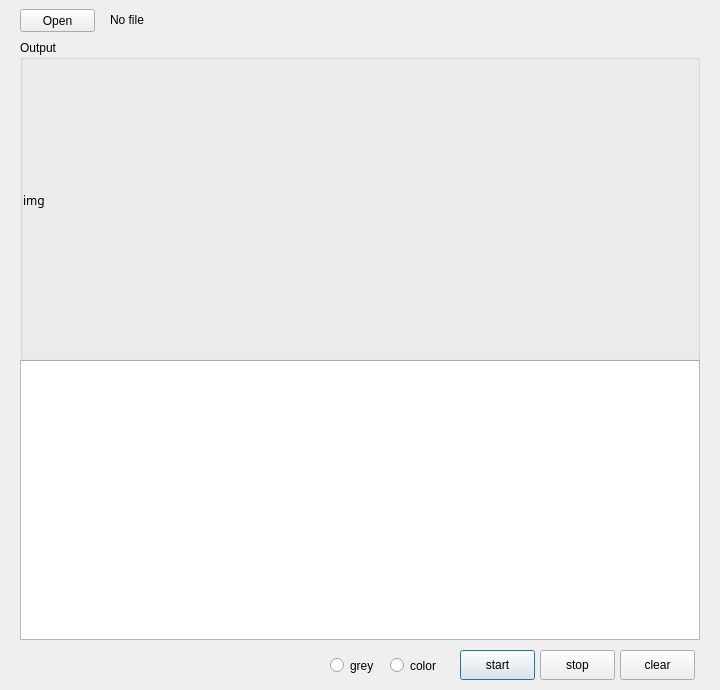
<?xml version="1.0" encoding="UTF-8"?>
<ui version="4.0">
 <class>Dialog</class>
 <widget class="QDialog" name="Dialog">
  <property name="enabled">
   <bool>true</bool>
  </property>
  <property name="geometry">
   <rect>
    <x>0</x>
    <y>0</y>
    <width>720</width>
    <height>690</height>
   </rect>
  </property>
  <property name="windowTitle">
   <string>Pixel art</string>
  </property>
  <widget class="QLabel" name="label_filename">
   <property name="geometry">
    <rect>
     <x>110</x>
     <y>10</y>
     <width>500</width>
     <height>20</height>
    </rect>
   </property>
   <property name="text">
    <string>No file</string>
   </property>
  </widget>
  <widget class="QPushButton" name="pushButton_start">
   <property name="geometry">
    <rect>
     <x>460</x>
     <y>650</y>
     <width>75</width>
     <height>30</height>
    </rect>
   </property>
   <property name="text">
    <string>start</string>
   </property>
  </widget>
  <widget class="QPushButton" name="pushButton_stop">
   <property name="geometry">
    <rect>
     <x>540</x>
     <y>650</y>
     <width>75</width>
     <height>30</height>
    </rect>
   </property>
   <property name="text">
    <string>stop</string>
   </property>
  </widget>
  <widget class="QPushButton" name="pushButton_open">
   <property name="geometry">
    <rect>
     <x>20</x>
     <y>9</y>
     <width>75</width>
     <height>23</height>
    </rect>
   </property>
   <property name="text">
    <string>Open</string>
   </property>
  </widget>
  <widget class="QTextEdit" name="textEdit_contents">
   <property name="geometry">
    <rect>
     <x>20</x>
     <y>360</y>
     <width>680</width>
     <height>280</height>
    </rect>
   </property>
   <property name="font">
    <font>
     <family>바탕체</family>
     <pointsize>6</pointsize>
     <weight>50</weight>
     <bold>false</bold>
    </font>
   </property>
  </widget>
  <widget class="QLabel" name="label_image">
   <property name="geometry">
    <rect>
     <x>20</x>
     <y>50</y>
     <width>680</width>
     <height>300</height>
    </rect>
   </property>
   <property name="font">
    <font>
     <family>굴림</family>
     <pointsize>9</pointsize>
    </font>
   </property>
   <property name="toolTip">
    <string/>
   </property>
   <property name="frameShadow">
    <enum>QFrame::Sunken</enum>
   </property>
   <property name="text">
    <string> img</string>
   </property>
  </widget>
  <widget class="QPushButton" name="pushButton_clear">
   <property name="geometry">
    <rect>
     <x>620</x>
     <y>650</y>
     <width>75</width>
     <height>30</height>
    </rect>
   </property>
   <property name="text">
    <string>clear</string>
   </property>
  </widget>
  <widget class="QGroupBox" name="Output">
   <property name="geometry">
    <rect>
     <x>20</x>
     <y>40</y>
     <width>680</width>
     <height>321</height>
    </rect>
   </property>
   <property name="title">
    <string>Output</string>
   </property>
  </widget>
  <widget class="QRadioButton" name="radioButton">
   <property name="geometry">
    <rect>
     <x>330</x>
     <y>658</y>
     <width>60</width>
     <height>15</height>
    </rect>
   </property>
   <property name="text">
    <string>grey</string>
   </property>
  </widget>
  <widget class="QRadioButton" name="radioButton_2">
   <property name="geometry">
    <rect>
     <x>390</x>
     <y>658</y>
     <width>60</width>
     <height>15</height>
    </rect>
   </property>
   <property name="text">
    <string>color</string>
   </property>
  </widget>
 </widget>
 <resources/>
 <connections>
  <connection>
   <sender>pushButton_start</sender>
   <signal>clicked()</signal>
   <receiver>Dialog</receiver>
   <slot>start()</slot>
   <hints>
    <hint type="sourcelabel">
     <x>497</x>
     <y>640</y>
    </hint>
    <hint type="destinationlabel">
     <x>160</x>
     <y>278</y>
    </hint>
   </hints>
  </connection>
  <connection>
   <sender>pushButton_stop</sender>
   <signal>clicked()</signal>
   <receiver>Dialog</receiver>
   <slot>stop()</slot>
   <hints>
    <hint type="sourcelabel">
     <x>574</x>
     <y>640</y>
    </hint>
    <hint type="destinationlabel">
     <x>180</x>
     <y>243</y>
    </hint>
   </hints>
  </connection>
  <connection>
   <sender>pushButton_open</sender>
   <signal>clicked()</signal>
   <receiver>Dialog</receiver>
   <slot>loadImageFromFile()</slot>
   <hints>
    <hint type="sourcelabel">
     <x>58</x>
     <y>33</y>
    </hint>
    <hint type="destinationlabel">
     <x>85</x>
     <y>185</y>
    </hint>
   </hints>
  </connection>
  <connection>
   <sender>pushButton_clear</sender>
   <signal>clicked()</signal>
   <receiver>Dialog</receiver>
   <slot>clear()</slot>
   <hints>
    <hint type="sourcelabel">
     <x>657</x>
     <y>657</y>
    </hint>
    <hint type="destinationlabel">
     <x>429</x>
     <y>564</y>
    </hint>
   </hints>
  </connection>
  <connection>
   <sender>radioButton</sender>
   <signal>clicked(bool)</signal>
   <receiver>Dialog</receiver>
   <slot>rad_grey()</slot>
   <hints>
    <hint type="sourcelabel">
     <x>338</x>
     <y>669</y>
    </hint>
    <hint type="destinationlabel">
     <x>236</x>
     <y>653</y>
    </hint>
   </hints>
  </connection>
  <connection>
   <sender>radioButton_2</sender>
   <signal>clicked(bool)</signal>
   <receiver>Dialog</receiver>
   <slot>rad_color()</slot>
   <hints>
    <hint type="sourcelabel">
     <x>405</x>
     <y>666</y>
    </hint>
    <hint type="destinationlabel">
     <x>213</x>
     <y>667</y>
    </hint>
   </hints>
  </connection>
 </connections>
 <slots>
  <slot>start()</slot>
  <slot>stop()</slot>
  <slot>slot_fileopen()</slot>
  <slot>loadImageFromFile()</slot>
  <slot>clear()</slot>
  <slot>rad_grey()</slot>
  <slot>rad_color()</slot>
 </slots>
</ui>
